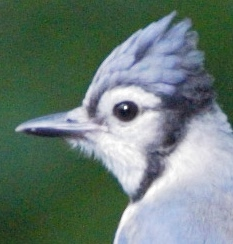
#> input picture images/sample_image.jpg, 233 x 244 px, found by its file name
$ jupyter execute week_3.ipynb   (shell and % lines are left out)
#> lines starting #> are read from the running program, lines starting #| are printed output that depends on the picture; after the words box and inside, x2 and y2 are one past the last pixel; in counts of white or black regions, pixels touching at a corner belong together; long printed decimals are rounded
# Week 3 Inroduction
### Date: 21 Oct 2021

Last week you learned about different methods for segmenting an image into regions of interest. In this session you will get some experience coding image segmentation algorithms. Your task will be to code a simple statistical method that uses k-means clustering.

[cell 1]
import numpy as np
import copy
import cv2
import matplotlib.image as mpimg
from matplotlib import pyplot as plt
#to visualize the plots within the notebook

# K-means Segmentation
K-means clustering is a well-known approach for separating data (often of high dimensionality) into
different groups depending on their distance. In the case of images this is a useful method for
segmenting an image into regions, provided that the number of regions (k) is known in advance. It is
based on the fact that pixels belonging to the same region will most likely have similar intensities.

The algorithm is:

a) Given the number of clusters, k, initialise their centres to some values.

b) Go over the pixels in the image and assign each one to its closest cluster according to its distance to the centre of the cluster.

c) Update the cluster centres to be the average of the pixels added.

d) Repeat steps b and c until the cluster centres do not get updated anymore.

## 1. Use the k-means function in sklearn and see results

First, you can use the built-in kmeans function in sklearn and see the results.
You can figure out how to this from the specification: https://scikit-learn.org/stable/modules/generated/sklearn.cluster.KMeans.html

### Load image

Important Note: Don't forget to convert the image to float representation.

[cell 2]
# Load image and convert to float representation
raw_img = cv2.imread("./images/sample_image.jpg") # change file name to load different images
#> raw_img is the input picture: shape (244, 233, 3); mean B, G, R 117.2, 124.4, 105.4
raw_gray_img = cv2.cvtColor(raw_img, cv2.COLOR_BGR2GRAY)
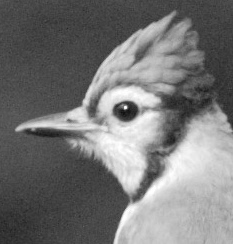
#> raw_gray_img: shape (244, 233); min 16, max 255, mean 117.9
img = raw_img.astype(np.float32) / 255.
gray_img = raw_gray_img.astype(np.float32) / 255.
plt.subplot(1, 2, 1)
plt.imshow(img)
plt.subplot(1, 2, 2)
plt.imshow(gray_img, "gray")
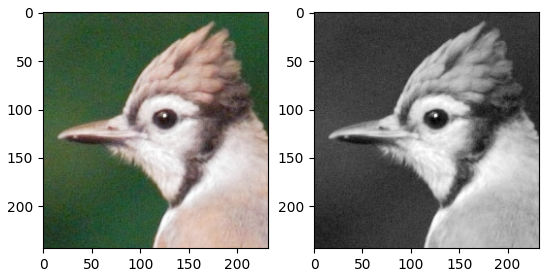
#> figure drawn by matplotlib, 2 panels; B, G, R data is drawn as R, G, B

### Results on Gray-scale Image

[cell 3]
from sklearn.cluster import KMeans
# write your code here
# flattening the pixels, reshape to (N, 1)
height, width = gray_img.shape
#> height = 244; width = 233
gray_pixels = gray_img.reshape(height*width, 1)

# set value of k, implement KMeans on pixels
k = 2
kmeans = KMeans(n_clusters=k, random_state=0)

kmeans.fit(gray_pixels)

# get labels and reshape to original shape
labels = kmeans.labels_
centroids = kmeans.cluster_centers_
# segmented_gray_img = labels.reshape(height, width)
segmented_gray_img = centroids[labels].reshape(height, width)

plt.subplot(1,2,1)
plt.imshow(gray_img, cmap='gray')
plt.title('Original Gray Image')
plt.subplot(1,2,2)
plt.imshow(segmented_gray_img, cmap='gray')
plt.title(f'KMeans Segmentation (k={k})')
plt.show()
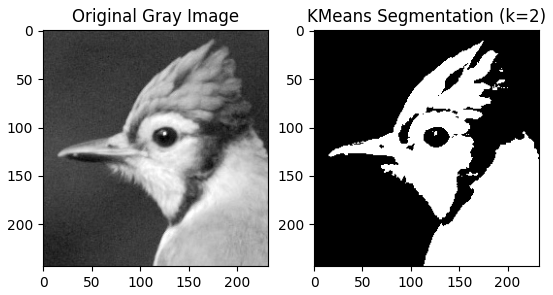
#> figure drawn by matplotlib, 2 panels

# print cluster centers
print('Cluster Centers:\n', centroids)

### Results on RGB image

[cell 4]
# write your code here
# flattening the pixels, reshape to (N, 3)
height, width, channel = img.shape
#> channel = 3
pixels = img.reshape(height*width, channel)

k = 2
kmeans = KMeans(n_clusters=k, random_state=0)
kmeans.fit(pixels)

labels = kmeans.labels_
centroids = kmeans.cluster_centers_

# segmented_img = labels.reshape(height, width)
segmented_img = centroids[labels].reshape(height, width, channel)

plt.subplot(1,2,1)
plt.imshow(img)
plt.title('Original Image')
plt.subplot(1,2,2)
plt.imshow(segmented_img)
plt.title(f'KMeans Segmentation (k={k})')
plt.show()
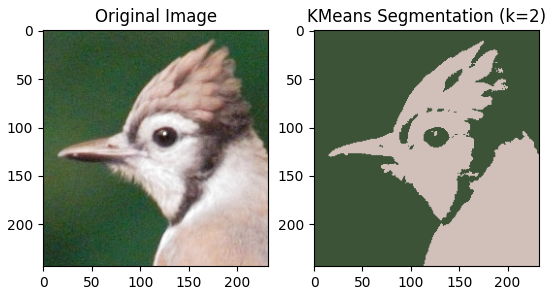
#> figure drawn by matplotlib, 2 panels; B, G, R data is drawn as R, G, B

print('Cluster Centers:\n', centroids)

## 2. Implement your own k-means

Now you need to implement your own k-means function. Use your function on different greyscale images and try comparing the results to the results you get from sklearn kmeans function.

### Implement your own functions here:

[cell 5]
def my_kmeans(I, k):
    """
    Parameters
    ----------
    I: the image to be segmented (greyscale to begin with) H by W array
    k: the number of clusters (use a simple image with k=2 to begin with)

    Returns
    ----------
    clusters: a vector that contains the final cluster centres
    L: an array the same size as the input image that contains the label for each of the image pixels, according to which cluster it belongs
    """

    assert len(I.shape) == 2, "Wrong input dimensions! Please make sure you are using a gray-scale image!"
    # Write your code here:

    # reshape to (-1, 1) size
    I_flat = I.reshape(-1, 1)
    # initialise random clusters centre
    num_pixels = I_flat.shape[0]
    initial_indices = np.random.choice(num_pixels, size=k, replace=False)
    clusters = I_flat[initial_indices]

    while True:
        # compute distance between pixels and each centroids
        distance = np.abs(I_flat - clusters.transpose())
        # assign label to each pixel
        labels = np.argmin(distance, axis=1)
        # update new center by computing the mean of each cluster
        new_clusters = np.array([np.mean(I_flat[labels == i]) for i in range(k)])
        # if centre remain unchanged, finish training
        if np.array_equal(new_clusters, clusters):
            break
        clusters = new_clusters

    # reshape L to original image's size
    L = labels.reshape(I.shape)

# [15 lines of commented-out code are left out]
    return clusters, L

def my_kmeans_rgb(I, k):
    """
    Parameters
    ----------
    I: the image to be segmented (greyscale to begin with) H by W array
    k: the number of clusters (use a simple image with k=2 to begin with)

    Returns
    ----------
    clusters: a vector that contains the final cluster centres
    L: an array the same size as the input image that contains the label for each of the image pixels, according to which cluster it belongs
    """

    assert len(I.shape) == 3, "Wrong input dimensions! Please make sure you are using a RGB image!"
    # Write your code here:

#     I_flat = I.reshape(-1, 3)
#     clusters = np.random.rand(k, 3)
    I_flat = I.reshape(-1, 3)
    num_pixels = I_flat.shape[0]
    initial_indices = np.random.choice(num_pixels, size=k, replace=False)
    clusters = I_flat[initial_indices]

    while True:
        distance = np.linalg.norm(I_flat[:, np.newaxis, :] - clusters[np.newaxis, :, :], axis=2)
        labels = np.argmin(distance, axis=1)
        new_clusters = np.array([(I_flat[labels == i]).mean(axis=0) for i in range(k)])
        if np.array_equal(new_clusters, clusters):
            break
        clusters = new_clusters

    L = labels.reshape(I.shape[:-1])

    return clusters, L

### Show results here:

[cell 6]
centroids, labels = my_kmeans(gray_img, 2)
#> in my_kmeans, `clusters = I_flat[initial_indices]`: clusters = [0.255, 0.247]
#> the loop in my_kmeans, `while True:` made 6 passes
#> clusters on passes 1 to 5: [0.498, 0.221], [0.713, 0.272], [0.754, 0.285], [0.761, 0.288], [0.761, 0.289]
#> in my_kmeans, `L = labels.reshape(I.shape)`:
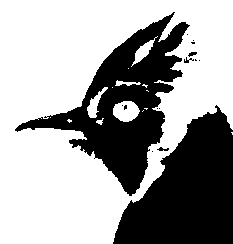
#> L: shape (244, 233) int64; values 0 (black) and 1 (white), 63.3% white; 15 black regions (10 under 20 px), largest, box (x1, y1, x2, y2) and area: (15, 12, 190, 196) 10382, (113, 105, 233, 244) 10360, (157, 147, 169, 151) 28, (188, 52, 197, 57) 27, (184, 57, 194, 63) 26
#> centroids = [0.761, 0.289]
print(centroids)
#| [0.7614   0.289]
plt.imshow(labels)

### More things to try out:
1. Try different values for k. For k > 2 you will need some way to display the output L (other than simple black and white). Consider using a colour map with the imshow function.
2. Adapt your function so that it will handle colour images as well. What changes do you have to make?

[cell 7]
# k=3
centroids, labels = my_kmeans(gray_img, 3)
#> call 2 of my_kmeans, with k = 3
#> in my_kmeans (call 2), `clusters = I_flat[initial_indices]`: clusters = [0.533, 0.843, 0.267]
#> the loop in my_kmeans (call 2), `while True:` made 14 passes
#> clusters on passes 1 to 12: [0.568, 0.805, 0.276], [0.572, 0.803, 0.277], [0.579, 0.805, 0.278], [0.585, 0.806, 0.278], [0.591, 0.809, 0.279], [0.595, 0.811, 0.279], [0.601, 0.813, 0.279], [0.607, 0.815, 0.28], [0.612, 0.818, 0.28], [0.616, 0.82, 0.28], [0.621, 0.822, 0.28], [0.624, 0.824, 0.28]
#> new_clusters on pass 14: [0.626, 0.824, 0.281]
#> in my_kmeans (call 2), `L = labels.reshape(I.shape)`:
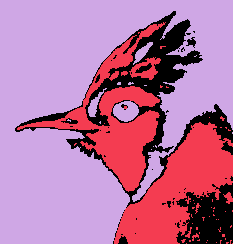
#> L: shape (244, 233) int64; 3 distinct labels, from 0 to 2; one colour per label, 0 black
#> centroids = [0.626, 0.824, 0.281]
plt.imshow(labels)
print(centroids)
#| [0.6257  0.8243  0.2807]

[cell 8]
centroids, labels = my_kmeans_rgb(img, 2)
#> in my_kmeans_rgb, `clusters = I_flat[initial_indices]`: clusters = [[0.157, 0.325, 0.196], [0.945, 0.941, 0.949]]
#> the loop in my_kmeans_rgb, `while True:` made 6 passes
#> clusters on passes 1 to 5: [[0.253, 0.334, 0.232], [0.837, 0.769, 0.746]], [[0.241, 0.327, 0.223], [0.825, 0.756, 0.732]], [[0.239, 0.326, 0.222], [0.823, 0.753, 0.729]], [[0.238, 0.326, 0.222], [0.823, 0.753, 0.729]], [[0.238, 0.326, 0.222], [0.823, 0.753, 0.729]]
#> in my_kmeans_rgb, `L = labels.reshape(I.shape[:-1])`:
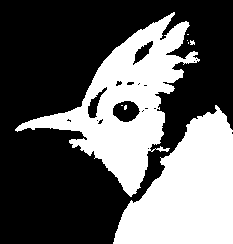
#> L: shape (244, 233) int64; values 0 (black) and 1 (white), 37.8% white; 8 white regions (6 under 20 px), largest, box (x1, y1, x2, y2) and area: (15, 12, 200, 197) 11060, (113, 105, 233, 244) 10415
#> centroids = [[0.238, 0.326, 0.222], [0.823, 0.753, 0.729]]
plt.imshow(labels)
print(centroids)
#| [[0.2384 0.3262 0.2216]
#|  [0.8226   0.7529 0.7287]]

$ run again, with images/IMG_7438.jpg copied over images/sample_image.jpg
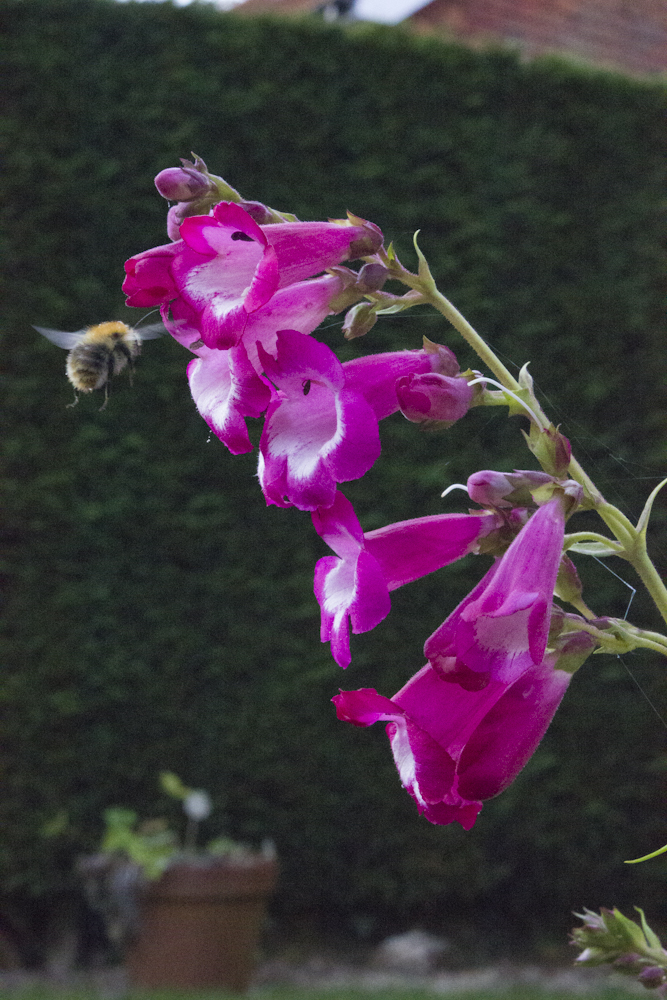
#> input picture images/IMG_7438.jpg, 667 x 1000 px, found by its file name
#> raw_img is the input picture: shape (1000, 667, 3); mean B, G, R 62.5, 51.7, 66.4
#> in my_kmeans, `clusters = I_flat[initial_indices]`: clusters = [0.353, 0.145]
#> the loop in my_kmeans, `while True:` made 6 passes
#> clusters on passes 1 to 5: [0.415, 0.165], [0.446, 0.17], [0.459, 0.173], [0.465, 0.174], [0.468, 0.174]
#> in my_kmeans, `L = labels.reshape(I.shape)`:
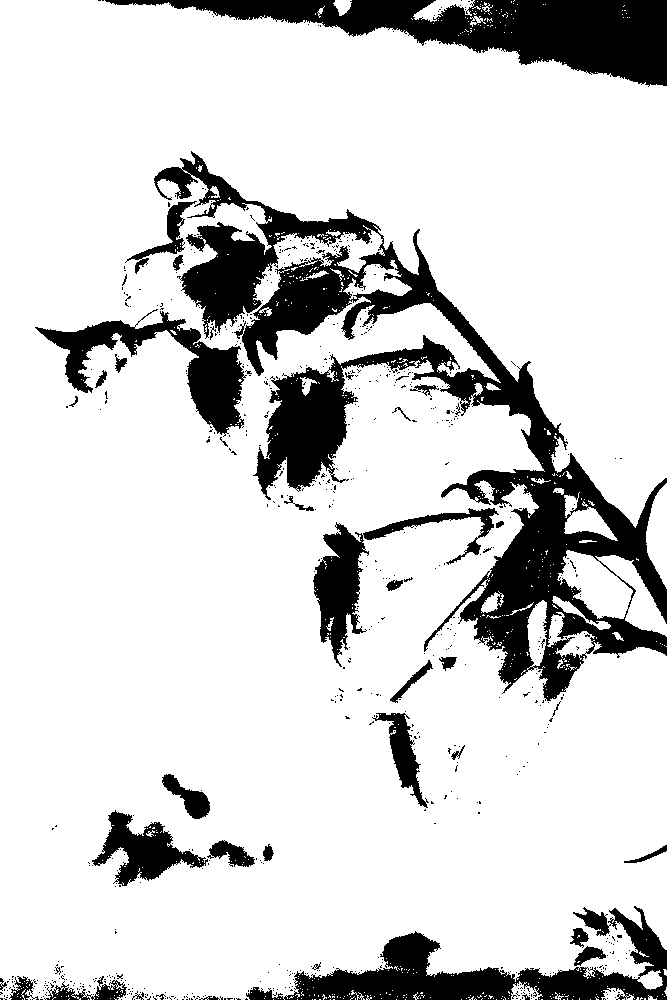
#> L: shape (1000, 667) int64; values 0 (black) and 1 (white), 82.8% white; 697 black regions (655 under 20 px), largest, box (x1, y1, x2, y2) and area: (154, 151, 667, 701) 55955, (105, 0, 667, 87) 20060, (246, 906, 667, 1000) 12840
#> `centroids, labels = my_kmeans(gray_img, 2)`: centroids = [0.468, 0.174]
#| [0.4677 0.1744]
#> the loop in my_kmeans (call 2), `while True:` made 17 passes
#> clusters on passes 1 to 8: [0.155, 0.227, 0.429], [0.152, 0.237, 0.474], [0.153, 0.25, 0.495], [0.155, 0.266, 0.513], [0.157, 0.281, 0.529], [0.159, 0.295, 0.546], [0.161, 0.309, 0.562], [0.162, 0.322, 0.578]
#> `centroids, labels = my_kmeans(gray_img, 3)`: centroids = [0.167, 0.364, 0.631]
#| [0.1672  0.3641 0.6315 ]
#> in my_kmeans_rgb, `clusters = I_flat[initial_indices]`: clusters = [[0.188, 0.2, 0.165], [0.196, 0.227, 0.184]]
#> the loop in my_kmeans_rgb, `while True:` made 14 passes
#> clusters on passes 1 to 8: [[0.149, 0.158, 0.144], [0.404, 0.275, 0.453]], [[0.157, 0.171, 0.155], [0.479, 0.287, 0.539]], [[0.161, 0.175, 0.163], [0.508, 0.289, 0.567]], [[0.163, 0.176, 0.166], [0.519, 0.29, 0.577]], [[0.164, 0.177, 0.167], [0.523, 0.29, 0.581]], [[0.165, 0.177, 0.168], [0.524, 0.29, 0.582]], [[0.165, 0.177, 0.168], [0.525, 0.29, 0.583]], [[0.165, 0.177, 0.168], [0.525, 0.29, 0.583]]
#> in my_kmeans_rgb, `L = labels.reshape(I.shape[:-1])`:
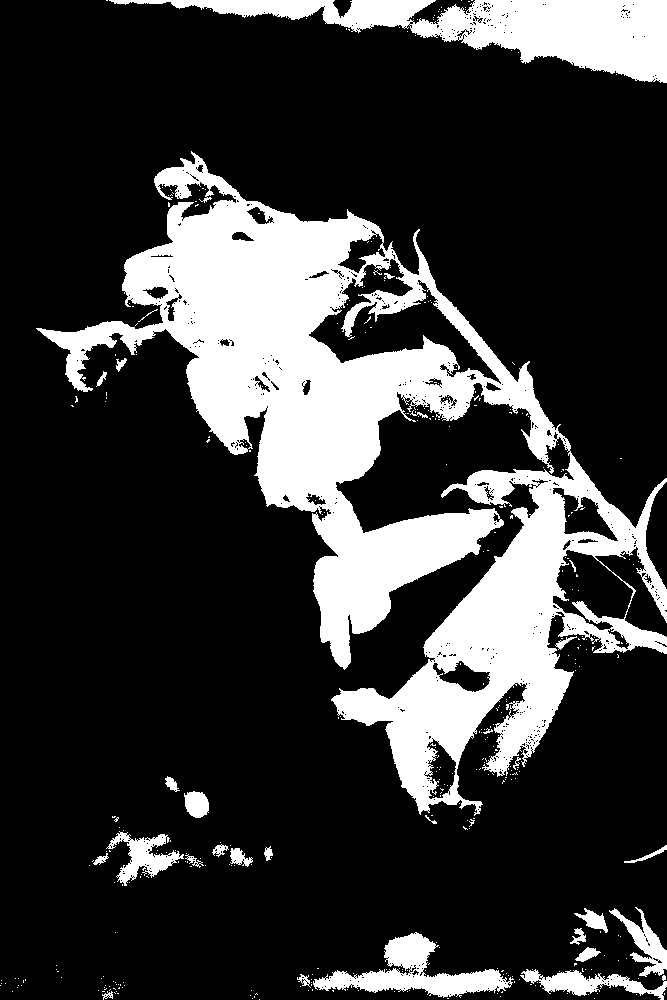
#> L: shape (1000, 667) int64; values 0 (black) and 1 (white), 22.3% white; 385 white regions (356 under 20 px), largest, box (x1, y1, x2, y2) and area: (36, 151, 667, 816) 117569, (109, 0, 667, 83) 18153, (313, 932, 514, 998) 4740
#> `centroids, labels = my_kmeans_rgb(img, 2)`: centroids = [[0.165, 0.177, 0.168], [0.525, 0.29, 0.583]]
#| [[0.1647 0.1773  0.1679 ]
#|  [0.5249  0.2904 0.583 ]]
